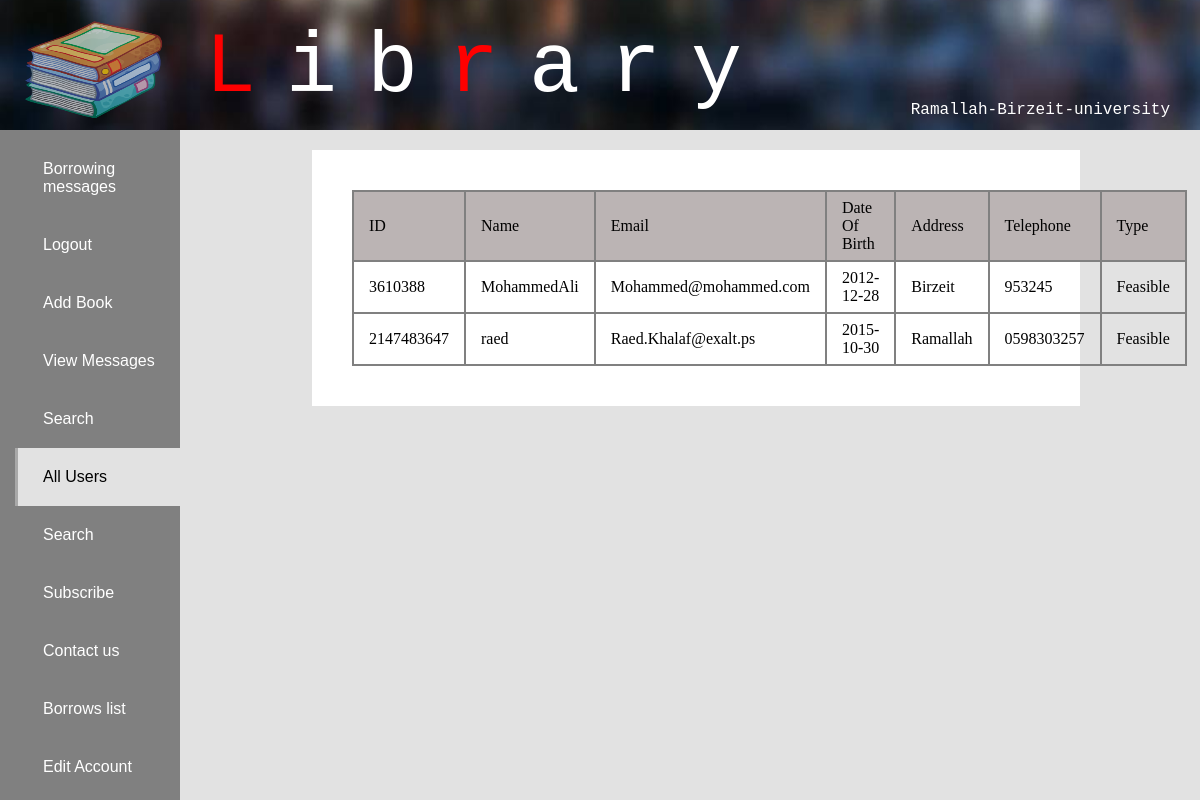
The app's page /Library/index.php?display=listUsers (signed in), older data.
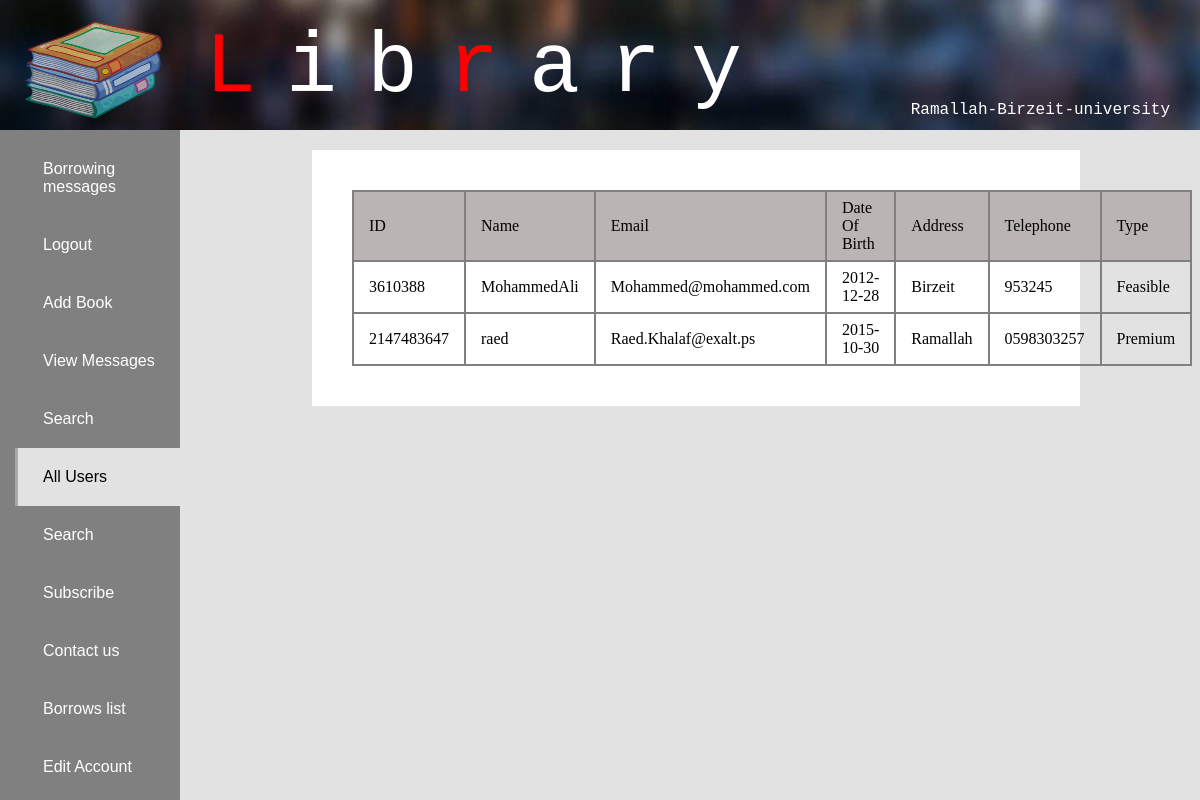
The same page, newer data.
### tables this page shows
CREATE TABLE `systemuser` (
  `id` int(11) NOT NULL,
  `fullName` char(100) DEFAULT NULL,
  `email` char(100) DEFAULT NULL,
  `dateOfBirth` date DEFAULT NULL,
  `address` char(200) DEFAULT NULL,
  `phoneNumber` char(100) DEFAULT NULL,
  `accountId` int(11) DEFAULT NULL,
  `bankAccountID` int(11) DEFAULT NULL,
  `isFeasible` int(11) NOT NULL
);

### Library/connections/applicationServer/UserServer.php (called while the page is built, shortened)
<?php
	function getUserByUsername($username){
		global $database;
		$resultSet = mysqli_query($database,"SELECT * FROM account a WHERE a.username = '{$username}'");
		$accountNumber = mysqli_fetch_assoc($resultSet)['accountNumber'];
		$resultSet = mysqli_query($database,"SELECT * FROM systemuser s WHERE s.accountId =  {$accountNumber}");
		return  mysqli_fetch_assoc($resultSet);
	}
	function isFeasibleAccount($username){
		$user = getUserByUsername($username);
		return $user['isFeasible'] == 1 || $user['isFeasible'] == 2;
	}
	function isPremiumAccount($username){
		$user = getUserByUsername($username);
		return $user['isFeasible'] == 2;
	}
	function getAllUsers(){
		global $database;
		$resultSet = mysqli_query($database,"SELECT * FROM systemuser");
		$users = array();
		while($row = mysqli_fetch_assoc($resultSet)){
			$users[] = $row;
		}
		return $users;
	}
?>

### Library/components/listUsers.php (the view)
<?php
	function displayUsers(){
		if(isset($_SESSION['admin'])){
			$users = getAllUsers();
			displayAllUsers($users);
		}else{
			header("Refresh:0 ; url=index.php?display=search");
		}
	}
	function displayAllUsers($users){
		?>
			<div class="allUsers-container">
				<div class="allUsers-table-container">
					<table class="allUsers-table">
						<thead>
							<td>
								ID
							</td>
							<td>
								Name
							</td>
							<td>
								Email
							</td>
							<td>
								Date Of Birth
							</td>
							<td>
								Address
							</td>
							<td>
								Telephone
							</td>
							<td>
								Type
							</td>
						</thead>
						<tbody>
							<?php
							foreach ($users as $user) {
								?>
								<tr>
									<td>
										<?php echo $user['id']; ?>
									</td>
									<td>
										<?php echo $user['fullName']; ?>
									</td>
									<td>
										<?php echo $user['email']; ?>
									</td>
									<td>
										<?php echo $user['dateOfBirth']; ?>
									</td>
									<td>
										<?php echo $user['address']; ?>
									</td>
									<td>
										<?php echo $user['phoneNumber']; ?>
									</td>
									<td>
										<?php
											if($user['isFeasible']==0){
												echo "Non-Feasible";
											}else if($user['isFeasible'] == 1){
												echo "Feasible";
											}else{
												echo "Premium";
											}
										 ?>
									</td>
								</tr>
								<?php
							}
							?>
						</tbody>
					</table>
				</div>
			</div>
		<?php
	}
?>

### Library/index.php (shortened to what this page needs)
<?php
	include 'components/listUsers.php';
?>
<!DOCTYPE html>
<html>
<head>
</head>
	<?php
		include 'connections/styles.php';
	?>
<body>
	<?php
		include 'components/header.php';
		include 'components/nav.php'
	?>
	<div class="display">
		<?php
			include 'components/display.php';
		?>
	</div>
</body>
</html>

### Library/connections/styles.php
<link rel="stylesheet" type="text/css" href="styles/root.css">
<link rel="stylesheet" type="text/css" href="styles/header.css">
<link rel="stylesheet" type="text/css" href="styles/nav.css">
<link rel="stylesheet" type="text/css" href="styles/login.css">
<link rel="stylesheet" type="text/css" href="styles/register.css">
<link rel="stylesheet" type="text/css" href="styles/search.css">
<link rel="stylesheet" type="text/css" href="styles/contactUs.css">
<link rel="stylesheet" type="text/css" href="styles/viewMessages.css">
<link rel="stylesheet" type="text/css" href="styles/addBook.css">
<link rel="stylesheet" type="text/css" href="styles/bookDescription.css">
<link rel="stylesheet" type="text/css" href="styles/listUsers.css">
<link rel="stylesheet" type="text/css" href="styles/requestSubscription.css">
<link rel="stylesheet" type="text/css" href="styles/viewBorrowedList.css">
<link rel="stylesheet" type="text/css" href="styles/borrowingMessages.css">

### Library/components/header.php (shortened to what this page needs)
<header class="main-header-container">
	<div class="inline header-icon">
		<div class="inline header-icon-img-container">
			<img class="header-icon-img" src="resources/Toy_Story_Logo.png">
		</div>
	</div>
	<div class="header-icon-title-container">
		<span class="header-icon-title">
			<kw>L</kw>ib<kw>r</kw>ary</span>
	</div>
	<div class="address-container">
		<span class="address">
			Ramallah-Birzeit-university
		</span>
	</div>
</header>

### Library/components/nav.php (shortened to what this page needs)
<nav class="main-nav">
	<ul class="main-nav-list">
		<?php
			if(isset($_SESSION['deliverMan'])){
				?>
				<a href="index.php?display=borrowingMessages">
					<li class="main-nav-item <?php echo strcmp($_GET['display'],'borrowingMessages')==0?"selected-nav-item":""?>">
						Borrowing messages
					</li>
				</a>
				<?php
			}
			if(isset($_SESSION['admin']) || isset($_SESSION['user']) || isset($_SESSION['deliverMan'])){
				?>
					<a href="index.php?display=logout">
						<li class="main-nav-item <?php echo strcmp($_GET['display'],'login')==0?"selected-nav-item":""?>">
						 Logout
						</li>
					</a>
				<?php
			}else if(!isset($_SESSION['deliverMan'])){
				?>
					<a href="index.php?display=login">
						<li class="main-nav-item <?php echo strcmp($_GET['display'],'login')==0?"selected-nav-item":""?>">
						 	log in
						</li>
					</a>
					<a href="index.php?display=register">
						<li class="main-nav-item <?php echo strcmp($_GET['display'],'register')==0?"selected-nav-item":""?>">
							 Register
						</li>
					</a>
				<?php
			}
		?>
		<?php
			if(isset($_SESSION['admin'])){
				?>
					<a href="index.php?display=addBook">
						<li class="main-nav-item <?php echo strcmp($_GET['display'],'addBook')==0?"selected-nav-item":""?>">
							 Add Book
						</li>
					</a>
					<a href="index.php?display=viewContactUs">
						<li class="main-nav-item <?php echo strcmp($_GET['display'],'viewContactUs')==0?"selected-nav-item":""?>">
							View Messages
						</li>
					</a>
					<a href="index.php?display=search">
						<li class="main-nav-item <?php echo strcmp($_GET['display'],'search')==0?"selected-nav-item":""?>">
							 Search
						</li>
					</a>
					<a href="index.php?display=listUsers">
						<li class="main-nav-item <?php echo strcmp($_GET['display'],'listUsers')==0?"selected-nav-item":""?>">
							All Users
						</li>
					</a>
				<?php
			}
		?>
		<?php
			if(isset($_SESSION['user'])){
		?>
				<?php
					if(isFeasibleAccount($_SESSION['user'])){
				 ?>
				<a href="index.php?display=search">
					<li class="main-nav-item <?php echo strcmp($_GET['display'],'search')==0?"selected-nav-item":""?>">
						 Search
					</li>
				</a>
				<?php
					if(!isPremiumAccount($_SESSION['user'])){
						?>
						<a href="index.php?display=requestSubscription">
							<li class="main-nav-item <?php echo strcmp($_GET['display'],'requestSubscription')==0?"selected-nav-item":""?>">
								 Subscribe
							</li>
						</a>
						<?php
					}
				?>
				<a href="index.php?display=contactUs">
					<li class="main-nav-item <?php echo strcmp($_GET['display'],'contactUs')==0?"selected-nav-item":""?>">
						Contact us
					</li>
				</a>
				<a href="index.php?display=viewBorrows">
					<li class="main-nav-item <?php echo strcmp($_GET['display'],'viewBorrows')==0?"selected-nav-item":""?>">
						Borrows list
					</li>
				</a>
			<?php
				}
			?>
				<a href="index.php?display=editAccountInformation">
					<li class="main-nav-item <?php echo strcmp($_GET['display'] ,'editAccountInformation')==0?"selected-nav-item":"";?>">
						Edit Account
					</li>
				</a>
		<?php
			}
		?>
	</ul>
</nav>

### Library/components/display.php (shortened to what this page needs)
<?php
	switch ($_GET['display']) {
		case 'listUsers':
			displayUsers();
			break;
	}
?>

### Library/styles/root.css (style rules this page uses)
body { margin: 0px; background-color: rgba(181, 181, 181, 0.39); }
a { text-decoration: none; }

### Library/styles/header.css (style rules this page uses)
kw { color: red; }
h1 , h2 ,h3 , .inline { padding: 0px; margin: 0px ; }
.main-header-container { position: fixed; width: 100%; height: 130px; background-image: url('../resources/header_background.jpg'); background-position: left 450px; background-size: 100% 550%; }
.header-icon-img-container { float:left; }
.header-icon-img { width: 150px; height: 100px; }
.header-icon { opacity: .75; margin: 20px 0 0 20px; }
.header-icon-title { font-size: 85px; font-family: "Trench", Monaco, monospace; letter-spacing: 30px; color: white; }
.header-icon-title-container { cursor: pointer; }
.header-icon-title-container { margin-left: 35px; margin-bottom: 30px !important; float: left; }
.address-container { float:right; margin: 80px 30px; }
.address { color:white; font-family: "Trench", Monaco, monospace; }

### Library/styles/nav.css (style rules this page uses)
.main-nav { position: fixed; float: left; margin-top: 130px; width: 15%; background-color: gray; height: 100%; }
.main-nav-list { list-style-type: none; padding: 0; margin: 0; margin-top: 10px; margin-left: 15px; font-family: "Trebuchet MS", Helvetica, sans-serif; }
.main-nav-item { padding: 20px 25px; color: white; border-left: 3px rgba(0,0,0,0) solid; }
.selected-nav-item { background-color: rgb(226,226,226); border-left: 3px darkgray solid; color: black; }

### Library/styles/listUsers.css (style rules this page uses)
.allUsers-container { padding-top: 150px; margin-left: 16%; text-align: -webkit-center; }
.allUsers-table-container { padding: 40px; margin-left: 120px; margin-right: 120px; background-color: white; }
.allUsers-table { border-collapse: collapse; }
.allUsers-table td { border: 2px gray solid; padding: 7px 15px; }
.allUsers-table thead { background-color: #bbb4b4; }

Row changes from the older to the newer data that the page shows:
changed systemuser "raed": isFeasible "Feasible" → "Premium"
